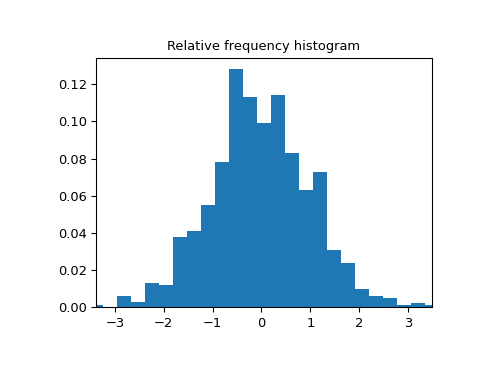

Python code for this plot:
import matplotlib.pyplot as plt
from numpy.random import default_rng
from scipy import stats
rng = default_rng()
a = np.array([2, 4, 1, 2, 3, 2])
res = stats.relfreq(a, numbins=4)
res.frequency
# array([ 0.16666667, 0.5       , 0.16666667,  0.16666667])
np.sum(res.frequency)  # relative frequencies should add up to 1
# 1.0

# Create a normal distribution with 1000 random values

samples = stats.norm.rvs(size=1000, random_state=rng)

# Calculate relative frequencies

res = stats.relfreq(samples, numbins=25)

# Calculate space of values for x

x = res.lowerlimit + np.linspace(0, res.binsize*res.frequency.size,
                                 res.frequency.size)

# Plot relative frequency histogram

fig = plt.figure(figsize=(5, 4))
ax = fig.add_subplot(1, 1, 1)
ax.bar(x, res.frequency, width=res.binsize)
ax.set_title('Relative frequency histogram')
ax.set_xlim([x.min(), x.max()])

plt.show()
